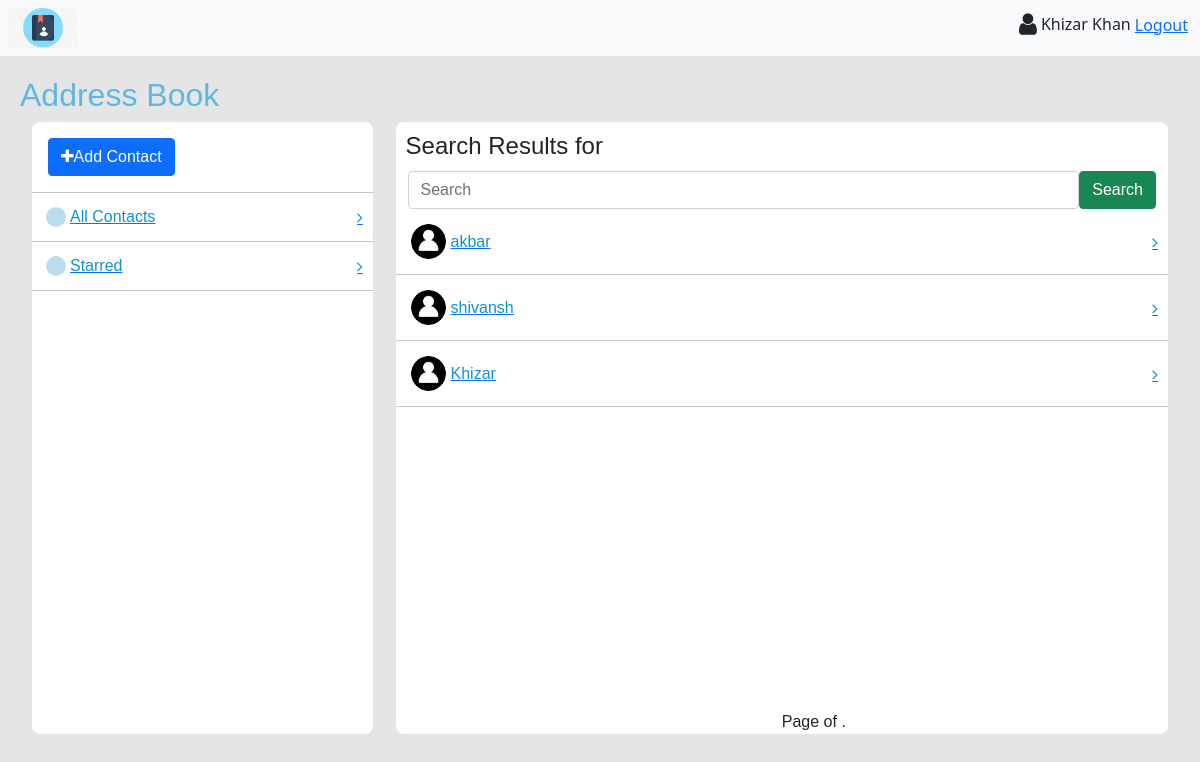
Before: /contacts/search/ (signed in) with the older database file.
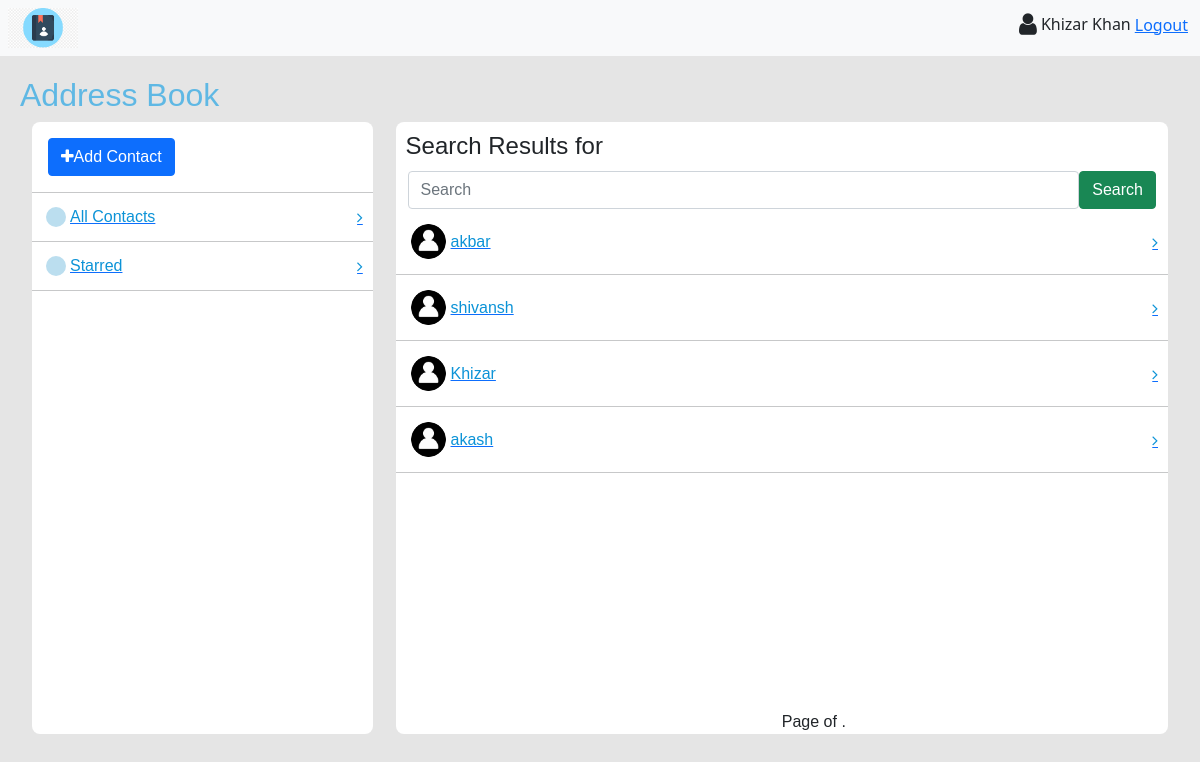
After: the same page with the newer database file.
### book/models.py (models this page shows, shortened)
class Contact(models.Model):
    name = models.CharField(max_length=50)
    email = models.EmailField(blank=True)
    phone_no = models.CharField(max_length=100)
    address = models.CharField(max_length=200, blank=True)
    image = models.ImageField(upload_to="contacts", blank=True)
    starred = models.BooleanField(default=False)
    user = models.ForeignKey(User, on_delete=models.CASCADE)

### book/views.py (the view)
# urls.py: path("search/", views.search_query, name="search"),
@login_required(login_url="login")
def search_query(request):
    search = request.GET.get("search", "")
    contacts = Contact.objects.filter(
        Q(name__icontains=search)
        | Q(email__icontains=search)
        | Q(phone_no__icontains=search)
        | Q(address__icontains=search)
    )
    return render(
        request, "search_results.html", {"contacts": contacts, "query": search}
    )

### book/templates/search_results.html
{% extends 'contacts.html' %}
{% block header %}Search Results for {{query}}{% endblock %}

### book/templates/contacts.html (shortened to what this page needs)
{% extends 'base2.html' %}
{% block app_content %}
<div id="contactcard" class="position-relative">
    <h4>{% block header %}Contacts{% endblock %}</h4>
    <form action="/contacts/search/">
        <div class="container d-flex">
            <input type="text" class="form-control" placeholder="Search" name="search">
            <button type="submit" class="btn btn-success">Search</button>
        </div>
    </form>
    {% if contacts %}
        {% for contact in contacts %}
            <a href="{% url 'contact-information' contact.pk %}">
                <div class="d-flex justify-content-between align-items-center category" id="category">
                    <div class="d-flex align-items-center">
                        {% if contact.image %}
                            <img src="{{contact.image.url}}" alt="">
                        {% else %}
                            <img src="/static/images/contact.jpeg" alt="">
                        {% endif %}
                        <p class="m-0">{{contact.name}}</p>
                    </div>
                    <i class="fa fa-angle-right" aria-hidden="true"></i>
                </div>
            </a>
            <hr class="m-0 p-0">
        {% endfor %}
    {% else %}
        <h4>No Results Found.</h4>
    {% endif %}
   <div class="position-absolute bottom-0 start-50">
        <span class="step-links">
            <span class="current">
                Page {{ page_obj.number }} of {{ page_obj.paginator.num_pages }}.
            </span>
        </span>
    </div>
</div>
{% endblock %}

Changed rows visible on the page:
added Contact: name "akash"
